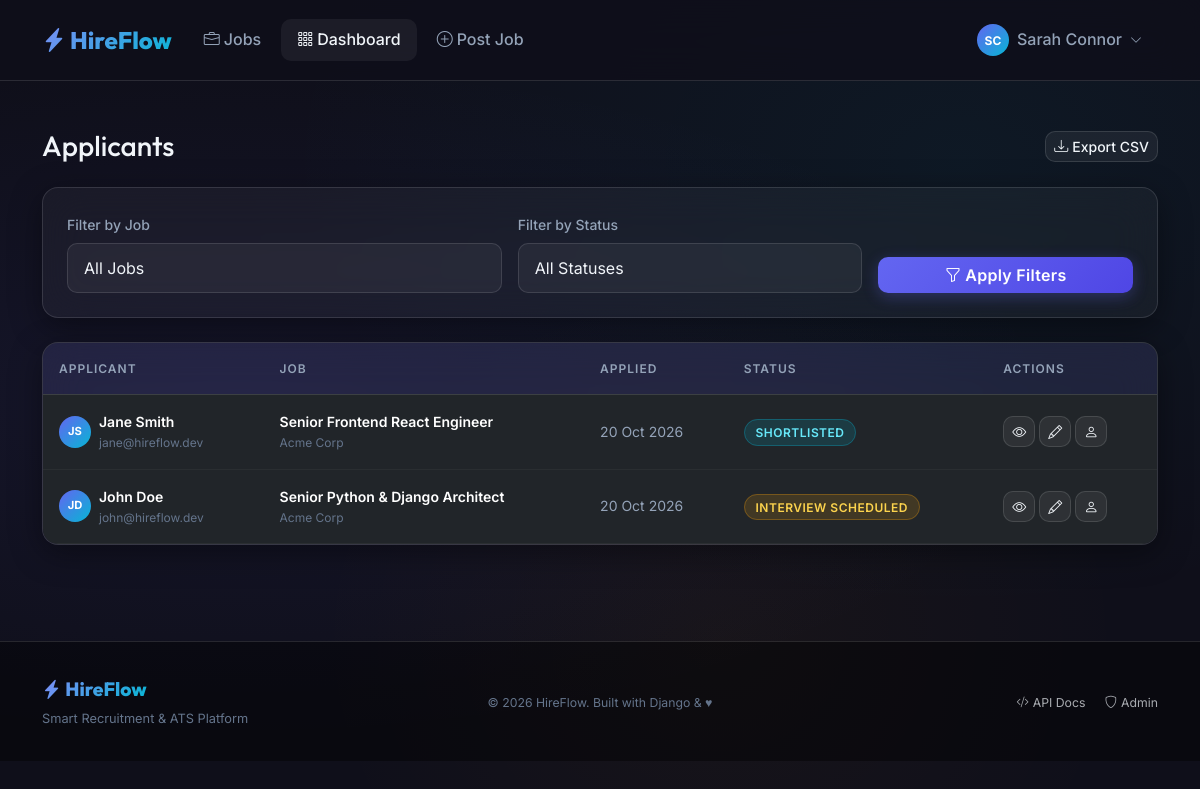
Screenshot of /dashboard/recruiter/applicants/ (signed in) with the database file from the repository.
### accounts/models.py (models this page shows, shortened)
class CustomUser(AbstractUser):
    ROLE_CHOICES = [
        ('admin', 'Admin'),
        ('recruiter', 'Recruiter'),
        ('applicant', 'Applicant'),
    ]
    role = models.CharField(max_length=20, choices=ROLE_CHOICES, default='applicant')
    email = models.EmailField(unique=True)
    USERNAME_FIELD = 'email'
    REQUIRED_FIELDS = ['username', 'first_name', 'last_name']
    @property
    def is_admin(self):
        return self.role == 'admin'
    @property
    def is_recruiter(self):
        return self.role == 'recruiter'
    @property
    def is_applicant(self):
        return self.role == 'applicant'
    def get_full_name(self):
        return f'{self.first_name} {self.last_name}'.strip() or self.username

### applications/models.py (models this page shows, shortened)
class Application(models.Model):
    STATUS_CHOICES = [
        ('applied', 'Applied'),
        ('shortlisted', 'Shortlisted'),
        ('interview', 'Interview Scheduled'),
        ('selected', 'Selected'),
        ('rejected', 'Rejected'),
        ('withdrawn', 'Withdrawn'),
    ]
    STATUS_COLORS = {
        'applied': 'primary',
        'shortlisted': 'info',
        'interview': 'warning',
        'selected': 'success',
        'rejected': 'danger',
        'withdrawn': 'secondary',
    }
    job = models.ForeignKey(Job, on_delete=models.CASCADE, related_name='applications')
    applicant = models.ForeignKey(
        settings.AUTH_USER_MODEL,
        on_delete=models.CASCADE,
        related_name='applications',
    )
    status = models.CharField(max_length=20, choices=STATUS_CHOICES, default='applied')
    cover_letter = models.TextField(blank=True)
    resume = models.FileField(upload_to='application_resumes/', blank=True, null=True)
    recruiter_notes = models.TextField(blank=True, help_text='Internal recruiter notes')
    applied_at = models.DateTimeField(auto_now_add=True)
    updated_at = models.DateTimeField(auto_now=True)
    class Meta:
        unique_together = ('job', 'applicant')
        ordering = ['-applied_at']

### jobs/models.py (models this page shows, shortened)
class Job(models.Model):
    TYPE_CHOICES = [
        ('full_time', 'Full Time'),
        ('part_time', 'Part Time'),
        ('contract', 'Contract'),
        ('internship', 'Internship'),
        ('remote', 'Remote'),
        ('hybrid', 'Hybrid'),
    ]
    EXPERIENCE_CHOICES = [
        ('entry', 'Entry Level (0-2 yrs)'),
        ('mid', 'Mid Level (2-5 yrs)'),
        ('senior', 'Senior Level (5+ yrs)'),
        ('lead', 'Lead / Manager'),
    ]
    STATUS_CHOICES = [
        ('draft', 'Draft'),
        ('active', 'Active'),
        ('closed', 'Closed'),
        ('paused', 'Paused'),
    ]
    recruiter = models.ForeignKey(
        settings.AUTH_USER_MODEL,
        on_delete=models.CASCADE,
        related_name='posted_jobs',
        limit_choices_to={'role__in': ['recruiter', 'admin']},
    )
    category = models.ForeignKey(JobCategory, on_delete=models.SET_NULL, null=True, related_name='jobs')
    title = models.CharField(max_length=200)
    company = models.CharField(max_length=200)
    company_logo = models.ImageField(upload_to='company_logos/', blank=True, null=True)
    location = models.CharField(max_length=150)
    job_type = models.CharField(max_length=20, choices=TYPE_CHOICES, default='full_time')
    experience_level = models.CharField(max_length=20, choices=EXPERIENCE_CHOICES, default='mid')
    description = models.TextField()
    requirements = models.TextField()
    responsibilities = models.TextField(blank=True)
    salary_min = models.PositiveIntegerField(null=True, blank=True, help_text='Monthly salary in INR')
    salary_max = models.PositiveIntegerField(null=True, blank=True)
    skills_required = models.TextField(help_text='Comma-separated skills')
    vacancies = models.PositiveIntegerField(default=1)
    deadline = models.DateField()
    status = models.CharField(max_length=20, choices=STATUS_CHOICES, default='active')
    is_featured = models.BooleanField(default=False)
    views_count = models.PositiveIntegerField(default=0)
    created_at = models.DateTimeField(auto_now_add=True)
    updated_at = models.DateTimeField(auto_now=True)
    class Meta:
        ordering = ['-is_featured', '-created_at']

### dashboard/views.py (the view)
# urls.py: path('recruiter/applicants/', views.recruiter_applicants, name='recruiter_applicants'),
@role_required('recruiter', 'admin')
def recruiter_applicants(request):
    job_filter = request.GET.get('job')
    status_filter = request.GET.get('status')
    applications = Application.objects.filter(
        job__recruiter=request.user
    ).select_related('applicant', 'applicant__profile', 'job')
    if job_filter:
        applications = applications.filter(job_id=job_filter)
    if status_filter:
        applications = applications.filter(status=status_filter)
    my_jobs = Job.objects.filter(recruiter=request.user)
    status_choices = Application.STATUS_CHOICES
    return render(request, 'dashboard/recruiter/applicants.html', {
        'applications': applications,
        'my_jobs': my_jobs,
        'status_choices': status_choices,
        'selected_job': job_filter,
        'selected_status': status_filter,
    })

### templates/dashboard/recruiter/applicants.html (shortened to what this page needs)
{% extends 'base.html' %}
{% block content %}
<div class="container py-5">
  <div class="d-flex justify-content-between align-items-center mb-4">
    <h1 class="h3 mb-0">Applicants</h1>
    <a href="{% url 'dashboard:export_applications' %}{% if selected_job %}?job={{ selected_job }}{% endif %}{% if selected_status %}&status={{ selected_status }}{% endif %}" class="btn btn-secondary-glass btn-sm">
      <i class="bi bi-download me-1"></i>Export CSV
    </a>
  </div>
  <div class="glass-card-static p-4 mb-4">
    <form method="get" class="row g-3 align-items-end">
      <div class="col-md-5">
        <label class="form-label">Filter by Job</label>
        <select name="job" class="form-select">
          <option value="">All Jobs</option>
        </select>
      </div>
      <div class="col-md-4">
        <label class="form-label">Filter by Status</label>
        <select name="status" class="form-select">
          <option value="">All Statuses</option>
        </select>
      </div>
      <div class="col-md-3">
        <button type="submit" class="btn btn-primary w-100"><i class="bi bi-funnel me-1"></i>Apply Filters</button>
      </div>
    </form>
  </div>
  {% if applications %}
  <div class="glass-card-static overflow-hidden">
    <table class="table table-dark-custom mb-0">
      <thead>
        <tr>
          <th>Applicant</th>
          <th>Job</th>
          <th>Applied</th>
          <th>Status</th>
          <th>Actions</th>
        </tr>
      </thead>
      <tbody>
        {% for app in applications %}
        <tr>
          <td>
            <div class="d-flex align-items-center gap-2">
              <div class="avatar-circle" style="width:32px;height:32px;font-size:0.7rem;">
                {{ app.applicant.first_name|first|upper }}{{ app.applicant.last_name|first|upper }}
              </div>
              <div>
                <div style="font-weight:600;font-size:0.875rem;">{{ app.applicant.get_full_name }}</div>
                <div style="color:var(--text-muted);font-size:0.75rem;">{{ app.applicant.email }}</div>
              </div>
            </div>
          </td>
          <td>
            <div style="font-weight:600;font-size:0.875rem;">{{ app.job.title }}</div>
            <div style="color:var(--text-muted);font-size:0.75rem;">{{ app.job.company }}</div>
          </td>
          <td style="color:var(--text-secondary);font-size:0.875rem;">{{ app.applied_at|date:"d M Y" }}</td>
          <td><span class="badge-status status-{{ app.status }}">{{ app.get_status_display }}</span></td>
          <td>
            <div class="d-flex gap-1">
              <a href="{% url 'applications:detail' app.pk %}" class="btn btn-secondary-glass btn-sm"><i class="bi bi-eye"></i></a>
              <a href="{% url 'applications:update_status' app.pk %}" class="btn btn-secondary-glass btn-sm"><i class="bi bi-pencil"></i></a>
              <a href="{% url 'accounts:applicant_profile' app.applicant.pk %}" class="btn btn-secondary-glass btn-sm"><i class="bi bi-person"></i></a>
            </div>
          </td>
        </tr>
        {% endfor %}
      </tbody>
    </table>
  </div>
  {% else %}
  <div class="text-center py-5">
    <div style="font-size:4rem;">👥</div>
    <h3 style="color:var(--text-secondary);">No Applicants Found</h3>
    <p style="color:var(--text-muted);">Try adjusting your filters.</p>
  </div>
  {% endif %}
</div>
{% endblock %}

### templates/base.html (shortened to what this page needs)
{% load static %}
<!DOCTYPE html>
<html lang="en" data-bs-theme="dark">
<head>
  <link href="https://cdn.jsdelivr.net/npm/bootstrap@5.3.2/dist/css/bootstrap.min.css" rel="stylesheet">
  <link rel="stylesheet" href="https://cdn.jsdelivr.net/npm/bootstrap-icons@1.11.3/font/bootstrap-icons.min.css">
  <link rel="stylesheet" href="{% static 'css/main.css' %}">
</head>
<body>
  <nav class="navbar navbar-expand-lg">
    <div class="container">
      <a class="navbar-brand" href="{% url 'jobs:list' %}">
        <i class="bi bi-lightning-charge-fill me-1"></i>HireFlow
      </a>
      <div class="collapse navbar-collapse" id="navMain">
        <ul class="navbar-nav me-auto gap-1">
          <li class="nav-item">
            <a class="nav-link {% if request.resolver_match.namespace == 'jobs' and request.resolver_match.url_name == 'list' %}active{% endif %}"
               href="{% url 'jobs:list' %}">
              <i class="bi bi-briefcase me-1"></i>Jobs
            </a>
          </li>
          {% if user.is_authenticated %}
          <li class="nav-item">
            <a class="nav-link {% if request.resolver_match.namespace == 'dashboard' %}active{% endif %}"
               href="{% url 'dashboard:home' %}">
              <i class="bi bi-grid-3x3-gap me-1"></i>Dashboard
            </a>
          </li>
          {% if user.is_recruiter or user.is_admin %}
          <li class="nav-item">
            <a class="nav-link" href="{% url 'jobs:create' %}">
              <i class="bi bi-plus-circle me-1"></i>Post Job
            </a>
          </li>
          {% endif %}
          {% endif %}
        </ul>
        <ul class="navbar-nav gap-2 align-items-center">
          {% if user.is_authenticated %}
            <li class="nav-item dropdown">
              <a class="nav-link d-flex align-items-center gap-2" href="#" data-bs-toggle="dropdown">
                <div class="avatar-circle" style="width:32px;height:32px;font-size:0.75rem;">
                  {{ user.first_name|first|upper }}{{ user.last_name|first|upper }}
                </div>
                <span class="d-none d-md-inline">{{ user.get_full_name }}</span>
                <i class="bi bi-chevron-down" style="font-size:0.75rem;"></i>
              </a>
            </li>
          {% endif %}
        </ul>
      </div>
    </div>
  </nav>
  <main>
    {% block content %}{% endblock %}
  </main>
  <footer class="mt-5">
    <div class="container">
      <div class="row align-items-center">
        <div class="col-md-4">
          <span class="navbar-brand mb-0" style="font-size:1.2rem;">
            <i class="bi bi-lightning-charge-fill me-1"></i>HireFlow
          </span>
          <p class="mt-1 mb-0" style="color:var(--text-muted);font-size:0.8rem;">Smart Recruitment & ATS Platform</p>
        </div>
        <div class="col-md-4 text-center">
          <small style="color:var(--text-muted);">
            &copy; {% now "Y" %} HireFlow. Built with Django & ♥
          </small>
        </div>
        <div class="col-md-4 text-end">
          <a href="{% url 'api:api-root' %}" class="text-muted text-decoration-none small me-3">
            <i class="bi bi-code-slash me-1"></i>API Docs
          </a>
          <a href="/admin/" class="text-muted text-decoration-none small">
            <i class="bi bi-shield me-1"></i>Admin
          </a>
        </div>
      </div>
    </div>
  </footer>
</body>
</html>

### rows the page displays
CustomUser: first_name|first "S", last_name|first "C", get_full_name "Sarah Connor"
Application: applicant.first_name|first "J", applicant.last_name|first "S", applicant.get_full_name "Jane Smith", applicant.email "jane@hireflow.dev", job "Senior Frontend React Engineer", job.company "Acme Corp", applied_at "20 Oct 2026", status "SHORTLISTED"
Application: applicant.first_name|first "J", applicant.last_name|first "D", applicant.get_full_name "John Doe", applicant.email "john@hireflow.dev", job "Senior Python & Django Architect", job.company "Acme Corp", applied_at "20 Oct 2026", status "INTERVIEW SCHEDULED"
